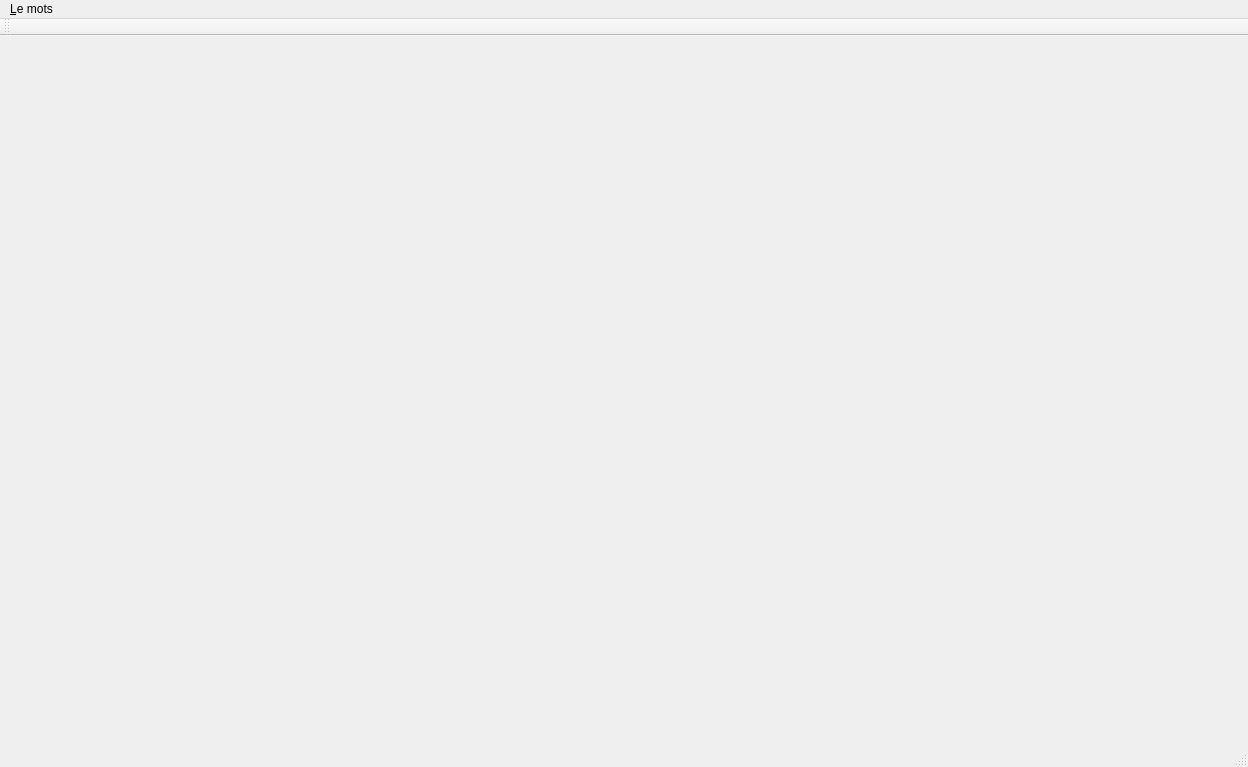
<?xml version="1.0" encoding="UTF-8"?>
<ui version="4.0">
 <class>MainWindow</class>
 <widget class="QMainWindow" name="MainWindow">
  <property name="geometry">
   <rect>
    <x>0</x>
    <y>0</y>
    <width>1248</width>
    <height>767</height>
   </rect>
  </property>
  <property name="windowTitle">
   <string>MainWindow</string>
  </property>
  <widget class="QWidget" name="centralWidget"/>
  <widget class="QMenuBar" name="menuBar">
   <property name="geometry">
    <rect>
     <x>0</x>
     <y>0</y>
     <width>1248</width>
     <height>20</height>
    </rect>
   </property>
   <widget class="QMenu" name="menuLe_mots">
    <property name="title">
     <string>&amp;Le mots</string>
    </property>
   </widget>
   <addaction name="menuLe_mots"/>
  </widget>
  <widget class="QToolBar" name="mainToolBar">
   <attribute name="toolBarArea">
    <enum>TopToolBarArea</enum>
   </attribute>
   <attribute name="toolBarBreak">
    <bool>false</bool>
   </attribute>
  </widget>
  <widget class="QStatusBar" name="statusBar"/>
 </widget>
 <layoutdefault spacing="6" margin="11"/>
 <resources/>
 <connections/>
</ui>
